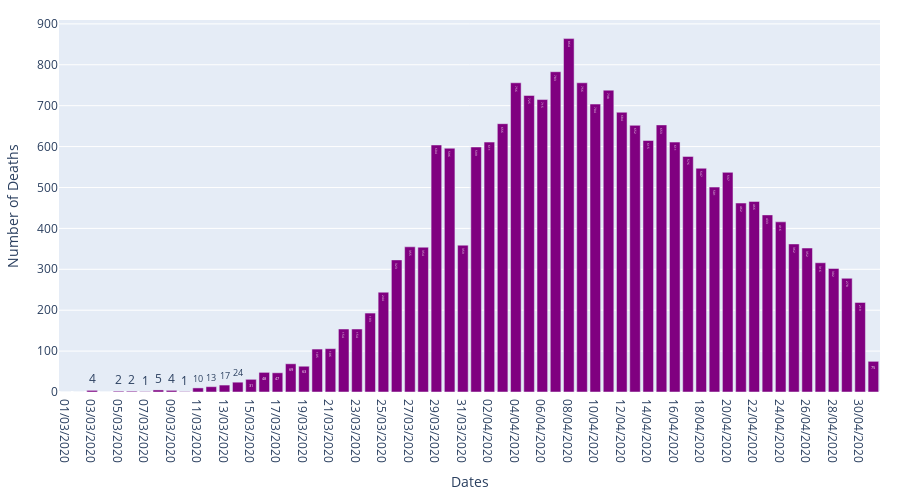

The cell this chart's notebook holds for it:
### Markdown cell above
# NHS Daily - Confirmed Deaths
#### Use Zoom tool to adjust the Date Range

### Code cell
x = np.array((list(df.iloc[:, 2:].columns)))
y = np.sum(np.array(df[df['Country Region']=='England'].iloc[:,2:]),axis = 0)

fig = go.Figure(data=[go.Bar(
            x=x, y=y,
            text=y,
            textposition='auto',
            marker_color='purple'
        )])

#fig.add_trace(go.Scatter(
 #           x=np.array((list(df.iloc[:, 27:28].columns))),
  #          y=np.sum(np.array(df.iloc[:,29:30]),axis = 0),
   #         text=["Lockdown"],
    #        mode="text"
     #       ))

fig.update_layout(
        xaxis_title="Dates",
        yaxis_title="Number of Deaths",
        margin=dict(l=20, r=20, t=20, b=20),
        showlegend=False,
        height=500,
        width=900)

#fig.add_shape(
 #   dict(
  #      type="line",
   #     x0=22,
    #    y0=0,
     #   x1=22,
      #  y1=900,
       # line=dict(
        #    color="RoyalBlue",
         #   width=3
        #)))

fig.show()

### Figure 1 — Plotly figure (JSON) as saved in the notebook; plotly's stock layout.template omitted (floating-point values rounded to 4 significant figures)
{"data": [{"marker": {"color": "purple"}, "text": [0, 0, 4, 0, 2, 2, 1, 5, 4, 1, 10, 13, 17, 24, 31, 48, 47, 69, 63, 105, 106, 154, 154, 193, 244, 323, 355, 354, 604, 596, 359, 599, 611, 656, 756, 725, 715, 783, 864, 756, 704, 738, 684, 652, 615, 653, 611, 576, 547, 501, 537, 462, 466, 433, 416, 362, 352, 316, 302, 278, 219, 75], "textposition": "auto", "type": "bar", "x": ["01/03/2020", "02/03/2020", "03/03/2020", "04/03/2020", "05/03/2020", "06/03/2020", "07/03/2020", "08/03/2020", "09/03/2020", "10/03/2020", "11/03/2020", "12/03/2020", "13/03/2020", "14/03/2020", "15/03/2020", "16/03/2020", "17/03/2020", "18/03/2020", "19/03/2020", "20/03/2020", "21/03/2020", "22/03/2020", "23/03/2020", "24/03/2020", "25/03/2020", "26/03/2020", "27/03/2020", "28/03/2020", "29/03/2020", "30/03/2020", "31/03/2020", "01/04/2020", "02/04/2020", "03/04/2020", "04/04/2020", "05/04/2020", "06/04/2020", "07/04/2020", "08/04/2020", "09/04/2020", "10/04/2020", "11/04/2020", "12/04/2020", "13/04/2020", "14/04/2020", "15/04/2020", "16/04/2020", "17/04/2020", "18/04/2020", "19/04/2020", "20/04/2020", "21/04/2020", "22/04/2020", "23/04/2020", "24/04/2020", "25/04/2020", "26/04/2020", "27/04/2020", "28/04/2020", "29/04/2020", "30/04/2020", "01/05/2020"], "y": [0, 0, 4, 0, 2, 2, 1, 5, 4, 1, 10, 13, 17, 24, 31, 48, 47, 69, 63, 105, 106, 154, 154, 193, 244, 323, 355, 354, 604, 596, 359, 599, 611, 656, 756, 725, 715, 783, 864, 756, 704, 738, 684, 652, 615, 653, 611, 576, 547, 501, 537, 462, 466, 433, 416, 362, 352, 316, 302, 278, 219, 75]}], "layout": {"height": 500, "margin": {"b": 20, "l": 20, "r": 20, "t": 20}, "showlegend": false, "width": 900, "xaxis": {"title": {"text": "Dates"}}, "yaxis": {"title": {"text": "Number of Deaths"}}}}
